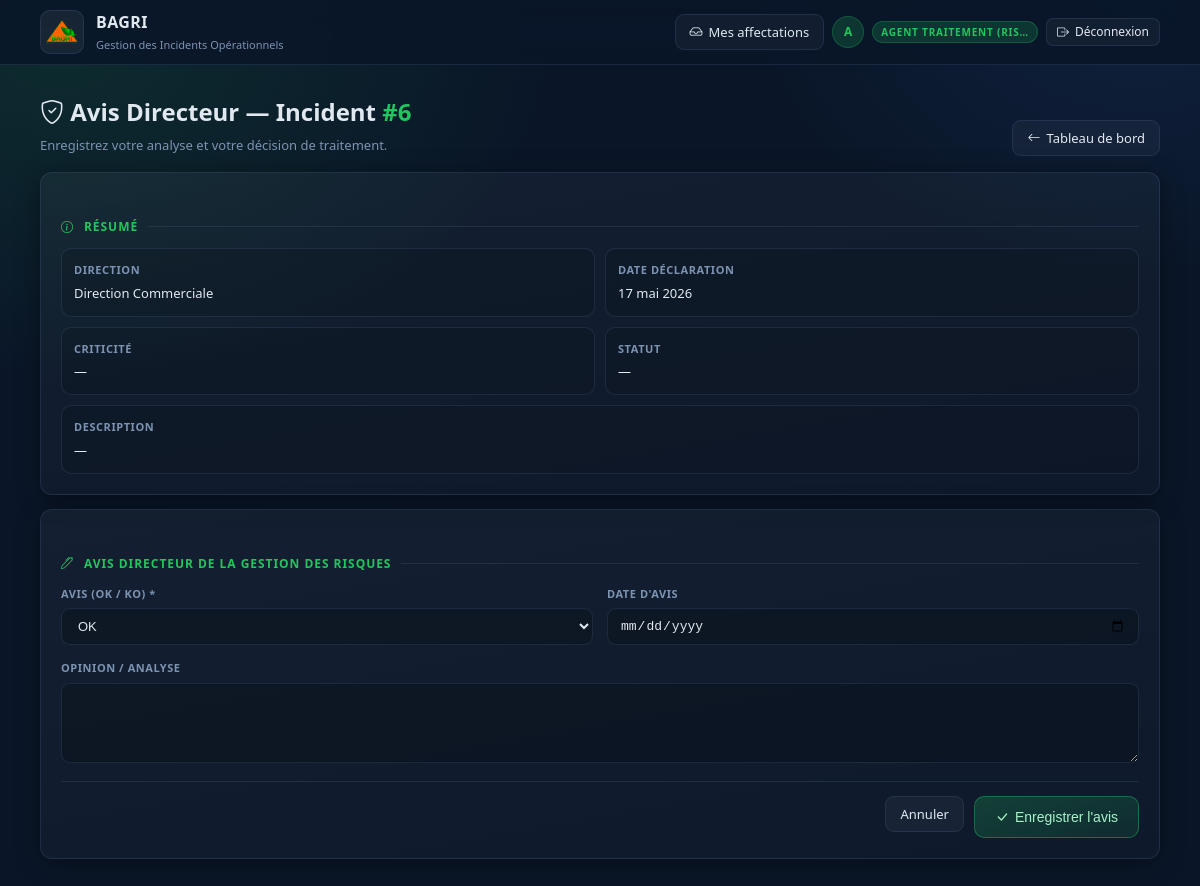
Page /incidents/6/avis/ (signed in) on the committed database.
### accounts/models.py (models this page shows, shortened)
class Profile(models.Model):
    ROLE_DECLARANT   = "DECLARANT"
    ROLE_CHEF        = "CHEF"
    ROLE_RISQUES_OP  = "RISQUES_OP"
    ROLE_DIR_RISQUES = "DIR_RISQUES"
    ROLE_ADMIN       = "ADMIN"
    ROLE_CHOICES = [
        (ROLE_DECLARANT,   "Déclarant"),
        (ROLE_CHEF,        "Chef de direction"),
        (ROLE_RISQUES_OP,  "Agent traitement (Risques opérationnels)"),
        (ROLE_DIR_RISQUES, "Directeur Gestion des Risques"),
        (ROLE_ADMIN,       "Administrateur"),
    ]
    ROLES_AVEC_DIRECTION = (ROLE_DECLARANT, ROLE_CHEF)
    user      = models.OneToOneField(settings.AUTH_USER_MODEL, on_delete=models.CASCADE, related_name="profile")
    role      = models.CharField(max_length=30, choices=ROLE_CHOICES, default=ROLE_DECLARANT)
    direction = models.CharField(max_length=200, choices=DIRECTION_VALUES, blank=True, default="")
    telephone = models.CharField(max_length=50, blank=True, default="")
    @property
    def is_declarant(self):  return self.role == self.ROLE_DECLARANT
    @property
    def is_chef(self):       return self.role == self.ROLE_CHEF
    @property
    def is_risques_op(self): return self.role == self.ROLE_RISQUES_OP
    @property
    def is_dir_risques(self):return self.role == self.ROLE_DIR_RISQUES
    @property
    def is_admin(self):      return self.role == self.ROLE_ADMIN
    @property
    def can_treat(self):
        return self.role in (self.ROLE_RISQUES_OP, self.ROLE_DIR_RISQUES, self.ROLE_ADMIN)

### incidents/models.py (models this page shows, shortened)
class Incident(models.Model):
    declarant = models.ForeignKey(
        settings.AUTH_USER_MODEL,
        on_delete=models.SET_NULL,
        null=True, blank=True,
        related_name="incidents_declares",
    )
    agent_affecte = models.ForeignKey(
        settings.AUTH_USER_MODEL,
        on_delete=models.SET_NULL,
        null=True, blank=True,
        related_name="incidents_affectes",
        verbose_name="Agent affecté",
    )
    version = models.CharField(max_length=10, choices=VERSION_CHOICES, blank=True, default="")
    date_declaration = models.DateField(null=True, blank=True)
    date_mise_a_jour = models.DateField(null=True, blank=True)
    agence = models.CharField(max_length=200, blank=True, default="")
    region = models.CharField(max_length=200, blank=True, default="")
    direction = models.CharField(max_length=200, choices=DIRECTION_CHOICES, blank=True, default="")
    nom_prenom_declarant = models.CharField(max_length=200, blank=True, default="")
    fonction = models.CharField(max_length=200, blank=True, default="")
    poste_telephonique = models.CharField(max_length=50, blank=True, default="")
    email = models.EmailField(blank=True, default="")
    date_debut_incident = models.DateField(null=True, blank=True)
    date_decouverte_incident = models.DateField(null=True, blank=True)
    description = models.TextField(blank=True, default="")
    incident_lie_risque_credit = models.CharField(max_length=3, choices=YES_NO_CHOICES, blank=True, default="")
    categorisation_baloise = models.CharField(max_length=255, choices=CATEGORISATION_BALOISE_CHOICES, blank=True, default="")
    sous_categorie_incident = models.CharField(max_length=255, blank=True, default="")
    macro_processus = models.CharField(max_length=255, choices=MACRO_PROCESSUS_CHOICES, blank=True, default="")
    processus = models.CharField(max_length=255, choices=PROCESSUS_CHOICES, blank=True, default="")
    domaine_activite = models.CharField(max_length=255, choices=DOMAINE_ACTIVITE_CHOICES, blank=True, default="")
    incident_si = models.CharField(max_length=3, choices=YES_NO_CHOICES, blank=True, default="")
    incident_non_conformite = models.CharField(max_length=3, choices=YES_NO_CHOICES, blank=True, default="")
    montant_estime_perte = models.DecimalField(max_digits=18, decimal_places=2, null=True, blank=True)
    comptabilisation_perte = models.CharField(max_length=3, choices=YES_NO_CHOICES, blank=True, default="")
    date_comptabilisation_perte = models.DateField(null=True, blank=True)
    montant_recuperations = models.DecimalField(max_digits=18, decimal_places=2, null=True, blank=True)
    date_recuperation = models.DateField(null=True, blank=True)
    nature_recuperation = models.CharField(max_length=255, choices=NATURE_RECUPERATION_CHOICES, blank=True, default="")
    montant_net_perte = models.DecimalField(max_digits=18, decimal_places=2, null=True, blank=True)
    criticite = models.CharField(max_length=50, choices=CRITICITE_CHOICES, blank=True, default="")
    impact_pca = models.CharField(max_length=3, choices=YES_NO_CHOICES, blank=True, default="")
    statut_incident = models.CharField(max_length=50, choices=STATUT_INCIDENT_CHOICES, blank=True, default="")
    date_butoire_resolution = models.DateField(null=True, blank=True)
    commentaires = models.TextField(blank=True, default="")
    validation_chef = models.CharField(max_length=20, choices=VALIDATION_CHOICES, default="EN_ATTENTE")
    commentaire_chef = models.TextField(blank=True, default="")
    date_validation_chef = models.DateField(null=True, blank=True)
    created_at = models.DateTimeField(auto_now_add=True)
    updated_at = models.DateTimeField(auto_now=True)
    class Meta:
        ordering = ["-created_at"]

class AvisValidation(models.Model):
    ROLE_RISQUES_OP = "RISQUES_OP"
    ROLE_DIR_GESTION_RISQUES = "DIR_GESTION_RISQUES"
    ROLE_CHOICES = [
        (ROLE_RISQUES_OP, "Agent traitement Risques opérationnels"),
        (ROLE_DIR_GESTION_RISQUES, "Directeur de la gestion des Risques"),
    ]
    incident = models.ForeignKey(Incident, on_delete=models.CASCADE, related_name="avis_validations")
    role = models.CharField(max_length=40, choices=ROLE_CHOICES)
    ok_ko = models.CharField(max_length=2, choices=OK_KO_CHOICES, blank=True, default="")
    date = models.DateField(null=True, blank=True)
    opinion = models.TextField(blank=True, default="")
    class Meta:
        unique_together = [("incident", "role")]
        ordering = ["role", "id"]

### incidents/views.py (the view)
# urls.py: path("<int:pk>/avis/",                  views.risques_avis,          name="risques_avis"),
@login_required
def risques_avis(request, pk):
    p = _profile(request)
    if not p or not p.can_treat:
        messages.error(request, "Accès réservé.")
        return redirect("incidents:list")
    incident = get_object_or_404(Incident, pk=pk)
    if p.is_risques_op and incident.agent_affecte != request.user:
        messages.error(request, "Cet incident ne vous est pas affecté.")
        return redirect("incidents:list")
    avis, _ = AvisValidation.objects.get_or_create(
        incident=incident, role=AvisValidation.ROLE_DIR_GESTION_RISQUES
    )
    if request.method == "POST":
        form = AvisDirRisquesForm(request.POST, instance=avis)
        if form.is_valid():
            form.save()
            messages.success(request, "Avis enregistré.")
            return redirect("incidents:risques")
    else:
        form = AvisDirRisquesForm(instance=avis, initial={"date": timezone.localdate()})
    return render(request, "incidents/risques_avis.html", {
        "incident": incident, "form": form, "avis_dir": avis, "profile": p,
    })

### incidents/forms.py
class AvisDirRisquesForm(forms.ModelForm):
    class Meta:
        model = AvisValidation
        fields = ["ok_ko","date","opinion"]
        widgets = {
            "date":    forms.DateInput(attrs={"type": "date"}),
            "opinion": forms.Textarea(attrs={"rows": 4}),
        }

### incidents/views.py (called while the page is built)
def _profile(request):
    try:
        return request.user.profile
    except Exception:
        return None

### incidents/templates/incidents/risques_avis.html (shortened to what this page needs)
{% extends "incidents/base.html" %}
{% block content %}
<div class="pagehead">
  <div>
    <h1><i class="bi bi-shield-check" aria-label="Avis"></i> Avis Directeur — Incident <span style="color:var(--primary)">#{{ incident.pk }}</span></h1>
    <p class="muted">Enregistrez votre analyse et votre décision de traitement.</p>
  </div>
  <a class="btn" href="{% url 'incidents:risques' %}" title="Retourner au tableau de bord"><i class="bi bi-arrow-left" aria-label="Retour"></i> Tableau de bord</a>
</div>
<div class="card" style="margin-bottom:14px">
  <div class="section-title"><i class="bi bi-info-circle" aria-label="Information"></i> Résumé</div>
  <div class="dl">
    <div class="dl-item"><dt>Direction</dt><dd>{{ incident.direction|default:"—" }}</dd></div>
    <div class="dl-item"><dt>Date déclaration</dt><dd>{{ incident.date_declaration|default:"—" }}</dd></div>
    <div class="dl-item"><dt>Criticité</dt><dd>{{ incident.criticite|default:"—" }}</dd></div>
    <div class="dl-item"><dt>Statut</dt><dd>{{ incident.statut_incident|default:"—" }}</dd></div>
    <div class="dl-item" style="grid-column:1/-1"><dt>Description</dt><dd class="pre">{{ incident.description|default:"—" }}</dd></div>
  </div>
</div>
<div class="card form">
  <div class="section-title"><i class="bi bi-pen" aria-label="Décision"></i> Avis Directeur de la Gestion des Risques</div>
  <form method="post">
    <div class="grid-2">
      <div class="field"><label>Avis (OK / KO) *</label>{{ form.ok_ko }}</div>
      <div class="field"><label>Date d'avis</label>{{ form.date }}</div>
      <div class="field field--full"><label>Opinion / Analyse</label>{{ form.opinion }}</div>
    </div>
    <div class="actions">
      <a class="btn" href="{% url 'incidents:risques' %}" title="Annuler">Annuler</a>
      <button class="btn btn--primary btn--lg" type="submit" title="Enregistrer votre avis"><i class="bi bi-check-lg" aria-label="Enregistrer"></i> Enregistrer l'avis</button>
    </div>
  </form>
</div>
{% endblock %}

### incidents/templates/incidents/base.html (shortened to what this page needs)
{% load static %}
<!doctype html>
<html lang="fr">
<head>
  <link rel="stylesheet" href="https://cdn.jsdelivr.net/npm/bootstrap-icons@1.11.3/font/bootstrap-icons.min.css"/>
  <link rel="stylesheet" href="{% static 'app.css' %}"/>
</head>
<body>
<header class="topbar">
  <div class="container topbar__inner">
    <a class="brand" href="{% url 'incidents:list' %}">
      <img class="brand__logo" src="{% static 'img/bagri.png' %}" alt="BAGRI"/>
      <div>
        <div class="brand__title">BAGRI</div>
        <div class="brand__subtitle">Gestion des Incidents Opérationnels</div>
      </div>
    </a>
    <nav class="topnav">
      {% if request.user.is_authenticated %}
        {% with p=request.user.profile %}
          {% if p.is_risques_op %}
            <a class="btn" href="{% url 'incidents:list' %}" title="Incidents assignés à votre équipe"><i class="bi bi-inbox" aria-label="Affectations"></i> Mes affectations</a>
          {% endif %}
          <div class="user-info">
            <div class="user-avatar" title="Initiale de votre nom">{{ request.user.username|first|upper }}</div>
            <span class="role-pill" title="Votre rôle dans le système">{{ p.get_role_display|truncatechars:22 }}</span>
          </div>
          <a class="btn btn--sm" href="{% url 'accounts:logout' %}" title="Se déconnecter"><i class="bi bi-box-arrow-right" aria-label="Déconnexion"></i> Déconnexion</a>
        {% endwith %}
      {% endif %}
    </nav>
  </div>
</header>
<main class="container" style="padding-top:8px;padding-bottom:48px;">
  {% block content %}{% endblock %}
</main>
</body>
</html>

### rows in the picture
Profile: role "AGENT TRAITEMENT (RIS…"
Incident: pk "6", direction "Direction Commerciale", date_declaration "17 mai 2026", criticite "—", statut_incident "—", description "—"
AvisValidation: ok_ko "OK"

### other values in the picture
{{ request.user.username|first|upper }} "A"
